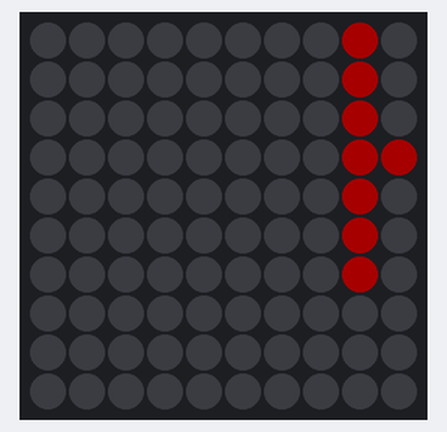
This sketch was run on a simulated Arduino Uno, built with avr-gcc and run on an emulated ATmega328P. Shown: 10×10 RGB LED matrix (first LED top left, wired row by row). Dim RGB values are drawn brighter than linear.

Above: at 0.14 s.
At 1.36 s:
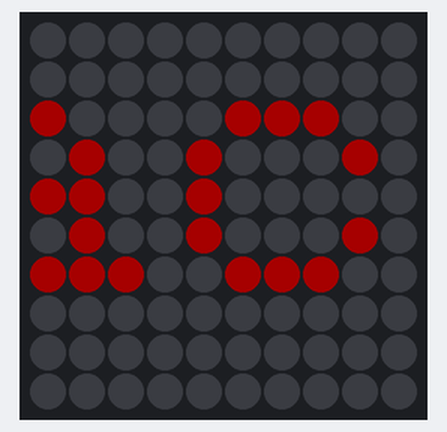
At 2.79 s:
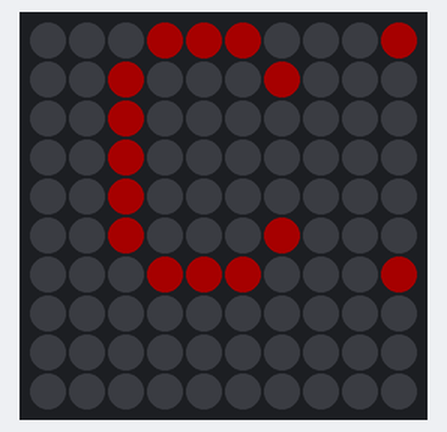
At 5.04 s:
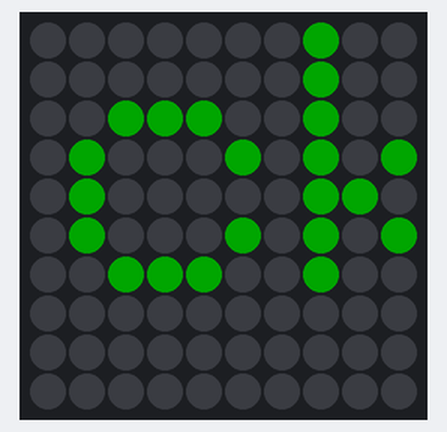
At 7.46 s:
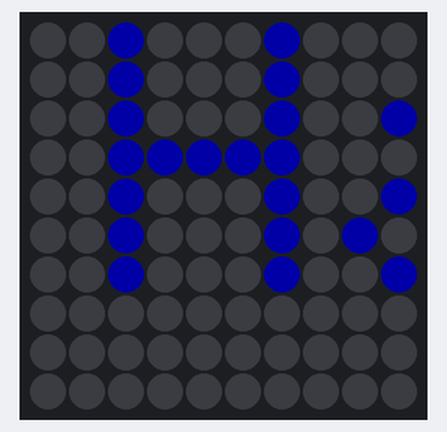
At 10.13 s:
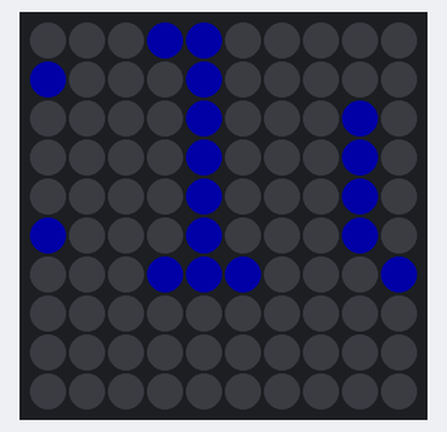

Measured:
- by itself, everything shown: repeats every 10.3 s, in 141 steps

The sketch:

code.ino
```cpp
#include <Adafruit_GFX.h>
#include <Adafruit_NeoMatrix.h>
#include <Adafruit_NeoPixel.h>
#ifndef PSTR
 #define PSTR // Make Arduino Due happy
#endif

#define PIN 12

Adafruit_NeoMatrix matrix = Adafruit_NeoMatrix(10, 10, PIN,
  NEO_TILE_TOP   + NEO_TILE_LEFT   + NEO_TILE_ROWS   + NEO_TILE_PROGRESSIVE,

  NEO_GRB + NEO_KHZ800);

const uint16_t colors[] = {
  matrix.Color(255, 0, 0), matrix.Color(0, 255, 0), matrix.Color(0, 0, 255) };

void setup() {
  matrix.begin();
  matrix.setTextWrap(false);
  matrix.setBrightness(40);
  matrix.setTextColor(colors[0]);
}

int x    = matrix.width();
int pass = 0;

void loop() {
  matrix.fillScreen(0);
  matrix.setCursor(x, 0);
  matrix.print(F("Hack Club"));
  if(--x < -36) {
    x = matrix.width();
    if(++pass >= 3) pass = 0;
    matrix.setTextColor(colors[pass]);
  }
  matrix.show();
  delay(50);
}
```
